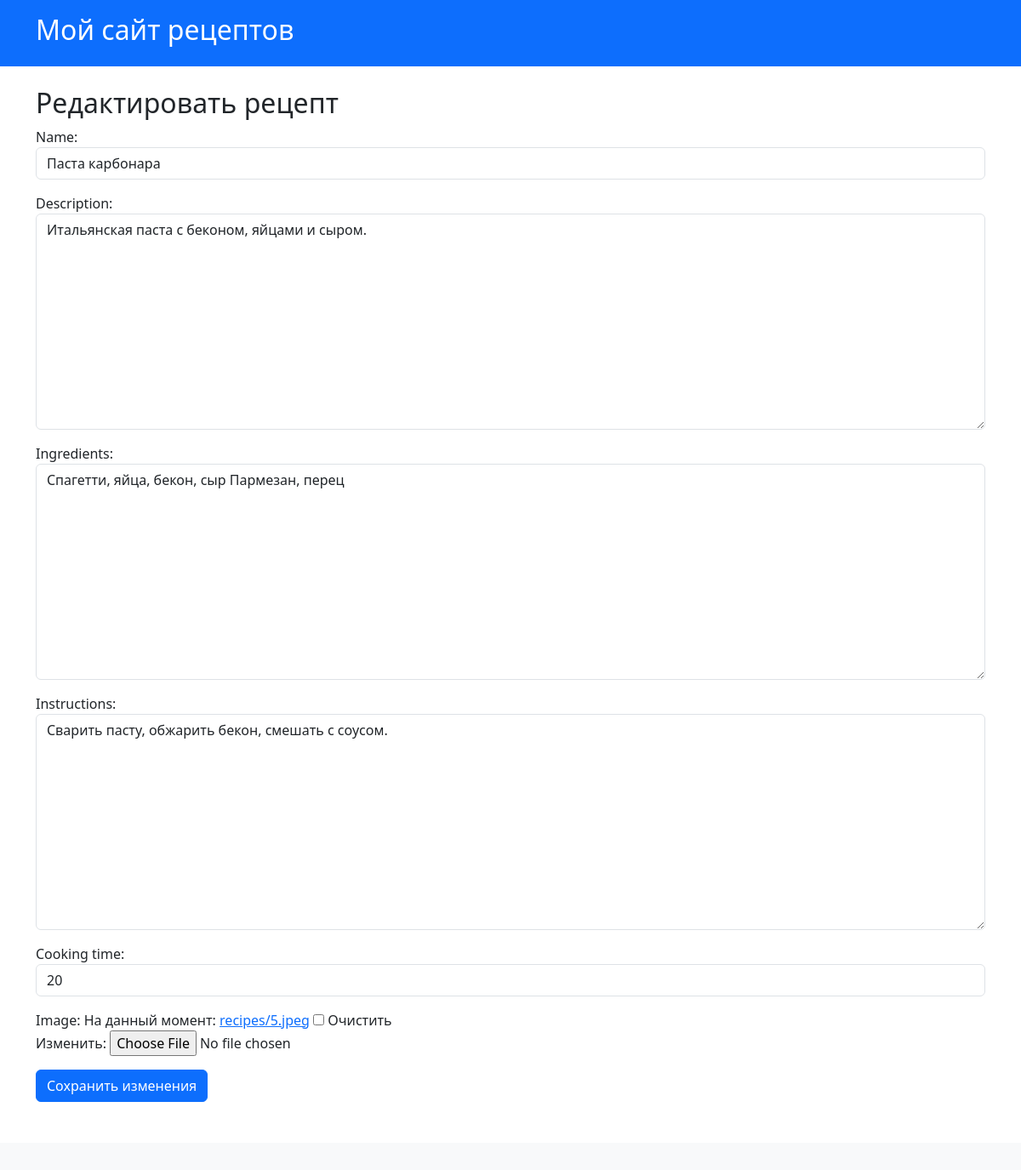
Page /recipes/2/edit/ (signed in) on the committed database.
### recipe_app/models.py (models this page shows, shortened)
class Recipe(models.Model):
    name = models.CharField(max_length=100)
    description = models.TextField()
    ingredients = models.TextField(blank=True)  # Новый блок
    instructions = models.TextField(blank=True)  # Новый блок
    cooking_time = models.IntegerField()  # в минутах
    image = models.ImageField(upload_to='recipes/', blank=True, null=True)
    archived = models.BooleanField(default=False)
    created_at = models.DateTimeField(auto_now_add=True)
    author = models.ForeignKey(User, on_delete=models.CASCADE, related_name="recipes")
    likes = models.ManyToManyField(User, related_name='liked_recipes', blank=True)
    def short_description(self):
        return self.description[:50] + '...' if len(self.description) > 50 else self.description
    short_description.short_description = "Краткое описание"
    class Meta:
        ordering = ['-created_at']  # по убыванию даты создания
        verbose_name = "Рецепт"
        verbose_name_plural = "Рецепты"

### recipe_app/views.py (the view, shortened to what this page needs)
# urls.py: path('recipes/<int:pk>/edit/', RecipeUpdateView.as_view(), name='update_recipe'),# /groups/
class RecipeUpdateView(LoginRequiredMixin, UpdateView):
    model = Recipe
    form_class = RecipeForm
    template_name = 'recipe_app/update_recipe.html'
    def get_queryset(self):
        return Recipe.objects.filter(author=self.request.user)

### recipe_app/forms.py
class RecipeForm(forms.ModelForm):
    class Meta:
        model = Recipe
        fields = ['name', 'description', 'ingredients', 'instructions', 'cooking_time', 'image']
        widgets = {
            'name': forms.TextInput(attrs={'class': 'form-control'}),
            'description': forms.Textarea(attrs={'class': 'form-control'}),
            'ingredients': forms.Textarea(attrs={'class': 'form-control'}),
            'instructions': forms.Textarea(attrs={'class': 'form-control'}),
            'cooking_time': forms.NumberInput(attrs={'class': 'form-control'}),
        }

### recipe_app/templates/recipe_app/update_recipe.html (shortened to what this page needs)
{% extends "recipe_app/base.html" %}
{% block content %}
  <h2>Редактировать рецепт</h2>
  <form method="post" enctype="multipart/form-data">
    {{ form.as_p }}
    <button type="submit" class="btn btn-primary">Сохранить изменения</button>
  </form>
{% endblock %}

### rows in the picture
Recipe: name "Паста карбонара", description "Итальянская паста с беконом, яйцами и сыром.", ingredients "Спагетти, яйца, бекон, сыр Пармезан, перец", instructions "Сварить пасту, обжарить бекон, смешать с соусом.", cooking_time "20"
